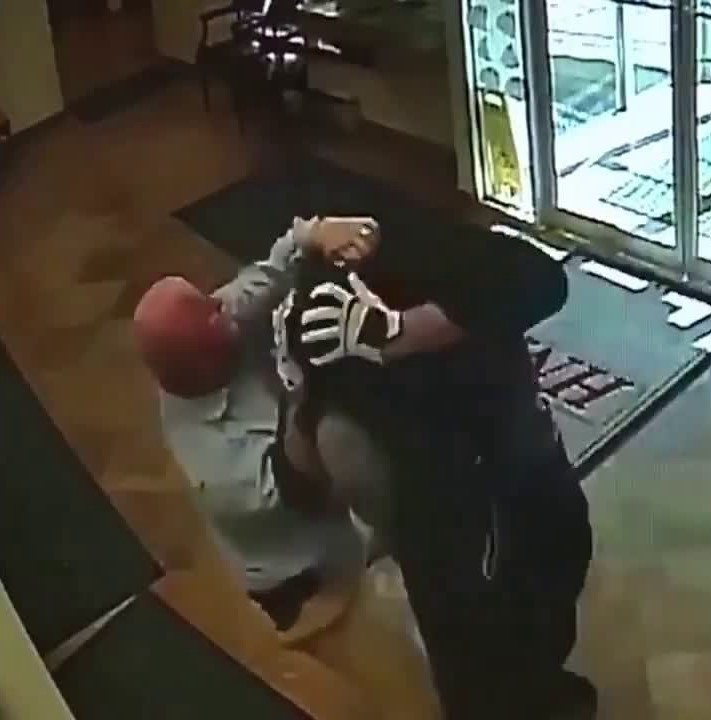
#> input picture Experiments/Attention Maps/1.jpg, 711 x 720 px; its folder holds only this picture in this run
$ python -i datasetProcess.py   (imports and definitions only)
#> lines starting #> are read from the running program, lines starting #| are printed output that depends on the picture
import os
import math
import random
from sklearn.model_selection import KFold
import shutil
import cv2
from tqdm import tqdm
import numpy as np


# [157 lines left out: functions train_test_split, move_train_test, crop_img_remove_black, uniform_sampling, Video2Npy, Save2Npy, not called in this run]


def convert_dataset_to_npy(src, dest, crop_x_y=None, target_frames=None, frame_size=320):
    if not os.path.isdir(dest):
        os.path.mkdir(dest)
    for dir_ in ['train', 'test']:
        for cat_ in ['fight', 'nonFight']:
            path1 = os.path.join(src, dir_, cat_)
            path2 = os.path.join(dest, dir_, cat_)
            Save2Npy(file_dir=path1, save_dir=path2, crop_x_y=crop_x_y,
                     target_frames=target_frames, frame_size=frame_size)

>>> import cv2
>>> picture = cv2.imread('../../Attention Maps/1.jpg', cv2.IMREAD_GRAYSCALE)
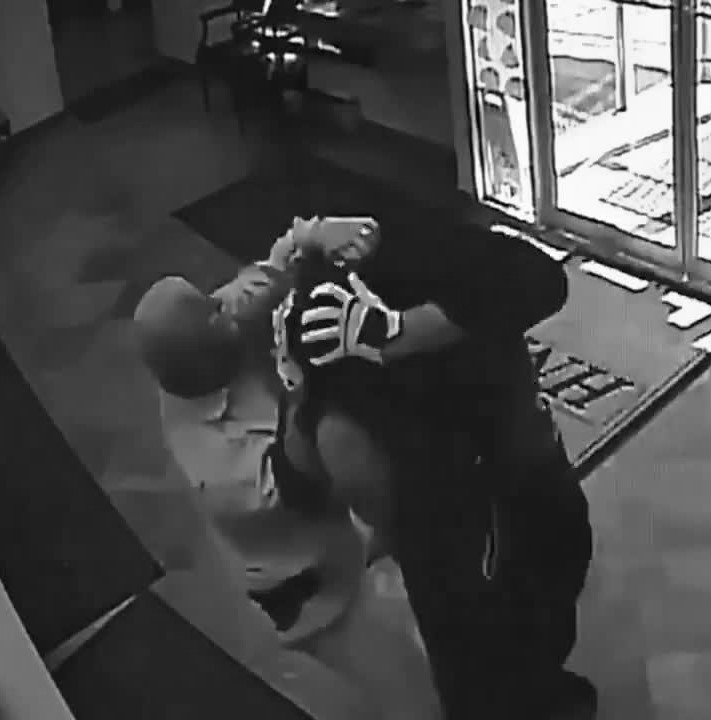
#> picture: shape (720, 711); min 0, max 255, mean 71.1
>>> result = convert_dataset_to_npy(picture, 'out.png')
#> (the run stopped early here; a loop or call above may not have finished)

$ run again, on Experiments/Attention Maps/3.jpg
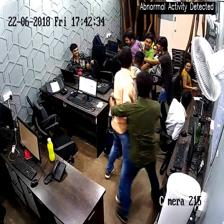
#> input picture Experiments/Attention Maps/3.jpg, 224 x 224 px
#> `picture = cv2.imread('../../Attention Maps/1.jpg', cv2.IMREAD_GRAYSCALE)`:
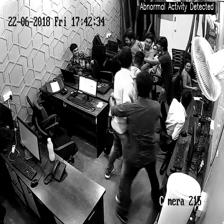
#> picture: shape (224, 224); min 0, max 255, mean 100.7

$ run again, on Experiments/Attention Maps/4.jpg
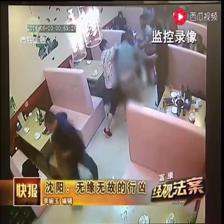
#> input picture Experiments/Attention Maps/4.jpg, 224 x 224 px
#> `picture = cv2.imread('../../Attention Maps/1.jpg', cv2.IMREAD_GRAYSCALE)`:
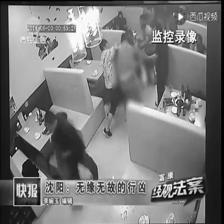
#> picture: shape (224, 224); min 0, max 255, mean 121.5
